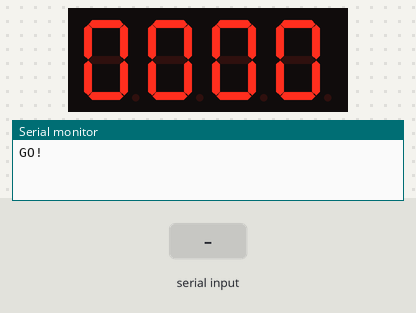
A sketch run on a simulated Arduino Uno, built with avr-gcc and run on an emulated ATmega328P. Shown: 4-digit seven-segment display, the last lines printed to the serial monitor. Wiring (inferred from the names in the program): 4-digit 7-segment display, segments lit when HIGH: segments pin 11, A1, pin 6, pin 8, pin 9, pin 10, pin 5, pin 7; digit selects pin 12, pin 13, A0, pin 4. The inputs (shaded band) are chosen by the test bench. The segment pins are drawn as the display they are named for.

Above: at 1.2 s.
1.3 s: "90,45\n" received over Serial
At 1.9 s:
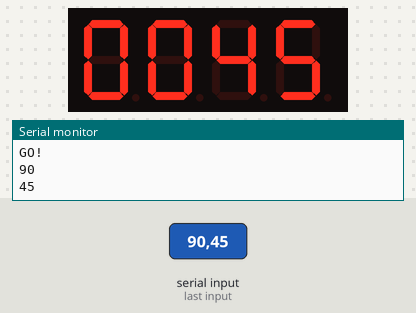
3.0 s: "30,150\n" received over Serial
At 4.0 s:
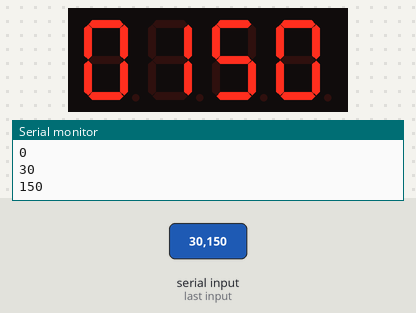
Timing chart, 0 to 6.0 s (numbered marks = the images above; inputs shaded):
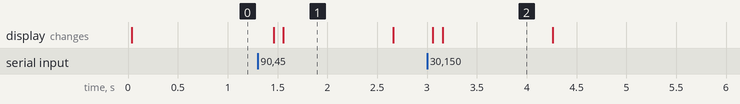

Measured:
- after the input at 1.3 s, the display: first changes after 0.16 s (image 1 shows a later state)
- after the input at 3.0 s, the display: first changes after 0.06 s (image 2 shows a later state)
- what the display in image 1 shows lasts 1.1 s, from 1.6 s to 2.7 s

The sketch:

blueandgolddisp.ino
```cpp
const byte pinSeg[] = {11, A1, 6, 8, 9, 10, 5, 7}; //A-G,dp
const byte pinDig[] = {12, 13, A0, 4};
const bool digOn = HIGH; // What state to have pins in to turn a digit on
const bool segOn = HIGH;   // What state to have pins in to turn on a segment

int buff[4]; // Display buffer
volatile byte currentDigit = 0; // Stores current digit for use in timer interrupt

void setup() {
  // put your setup code here, to run once:
  Serial.begin(9600);

  for (int i = 0; i < 4; i++) {
    pinMode(pinDig[i], OUTPUT);
  }
  for (int i = 0; i < 8; i++) {
    pinMode(pinSeg[i], OUTPUT);
  }

  //set timer2 interrupt
  TCCR2A = 0;// set entire TCCR2A register to 0
  TCCR2B = 0;// same for TCCR2B
  TCNT2  = 0;//initialize counter value to 0

  // set compare match register for 500hz increments
  OCR2A = 249; // = (16*10^6) / (128 * 500) - 1 (must be <256)
  TCCR2A |= (1 << WGM21);   // turn on CTC mode (Clears on timer compare)

  TCCR2B |= (1 << CS20 | 1 << CS22);   // Set CS20 and CS22 bit for 128 prescaler
  TIMSK2 |= (1 << OCIE2A); // enable timer compare interrupt


  // Preparing the lookup tables
  // Messing around with numbers
  addDecimals(); // Create the number constrants with decimals

  Serial.println("GO!");
}

void loop() {
  // Shift characters into buffer
  if (Serial.available()) {
    delay(1);
    int temp = Serial.parseInt();
    Serial.println(temp);

    // Break down number by digit, starting at thousands digit.
    int base = 1000;
    for (byte i = 0; i < 4; i++) {
      buff[i] = temp / base;
      temp = temp % base;
      base /= 10;
      //Serial.println(buff[i]);
    }
  }
  delay(100);
}


ISR(TIMER2_COMPA_vect){//timer1 interrupt 8kHz toggles pin 9
  dispDigit(currentDigit,convertNum(buff[currentDigit]));

  if (currentDigit == 3) currentDigit = 0; //Reset
  else currentDigit++;
}
```

_7Segment.ino
```cpp
/*
   Note: there is no error checking/correction for inputs

   This code works with the seven segment display. It assumes
   the pins controlling it are sequential all offset by startPin
   The first seven are the segments as shown below:
             -A-
            F   B
             -G-
            E   C
             -D- (dp)
   The eigth pin is that decimal point, then the four for each
   digit (sequencially), and then the semicolon (digit 5)
*/

byte numbers[20] = {B00111111, B00000110, B01011011, B01001111, B01100110, B01101101, B01111101, B00000111, B01111111, B01101111}; // Numbers in segment form A to G, lsb to msb

void addDecimals() {
  // Adds decimals to numbers array by appending it with the digit with decimal
  // E.g. numbers[1] is the chartacter for 1, numbers[11] is 1 with a deciaml point

  for (byte i = 0; i < 10; i ++) numbers[10 + i] = numbers[i] | B10000000;
}

void dispDigit(const byte digit, const byte segments) {


  // Set segments
  for (int i = 0; i < 8; i++) {
    digitalWrite(pinSeg[i], bitRead(segments, i) ? segOn : !segOn);
  }

    // Turn off all digits
  for (int i = 0; i < 4; i++) {
    digitalWrite(pinDig[i], !digOn);
  }

  // Turn on needed digit
  digitalWrite(pinDig[digit], digOn);
}

byte convertNum(byte number) {
  // Number segment powering
  byte numbers[16] = {B00111111, B00000110, B01011011, B01001111, B01100110, B01101101, B01111101, B00000111, B01111111, B01101111}; // Numbers in segment form A to G, lsb to msb
  return numbers[number];
}
byte convertChar(char target) {
  byte x = 0;
  // Check for number
  if ((target < 58) && (target > 47)) return convertNum(target); // Return number is numeric

  target = bitClear(target, 5); // Upper case
  switch (target) {
    case ('A'):
      x = B1110111;
      break;
    case ('B'):
      x = B1111100;
      break;
    case ('C'):
      x = B1011000;
      break;
    case ('D'):
      x = B1011110;
      break;
    case ('E'):
      x = B1111001;
      break;
    case ('F'):
      x = B1110001;
      break;
    case ('H'):
      x = B1110101;
      break;
    case ('I'):
      x = B0000100;
      break;
    case ('J'):
      x = B0011110;
      break;
    case ('K'):
      x = B1110110;
      break;
    case ('L'):
      x = B0111000;
      break;
    case ('N'):
      x = B1010100;
      break;
    case ('O'):
      x = B1011100;
      break;
    case ('P'):
      x = B1110011;
      break;
    case ('Q'):
      x = B1100111;
      break;
    case ('R'):
      x = B1010000;
      break;
    case ('T'):
      x = B1000110;
      break;
    case ('U'):
      x = B0011100;
      break;
    case ('V'):
      x = B0011100;
      break;
    case ('Y'):
      x = B1101110;
      break;
    case ('X'):
      x = B1110110;
      break;
    default:
      x = 0; // Blank
      break;
  }
  return x;
}

void displayChar(byte digit, char input) {
  dispDigit(digit, convertChar(input));
}
```
